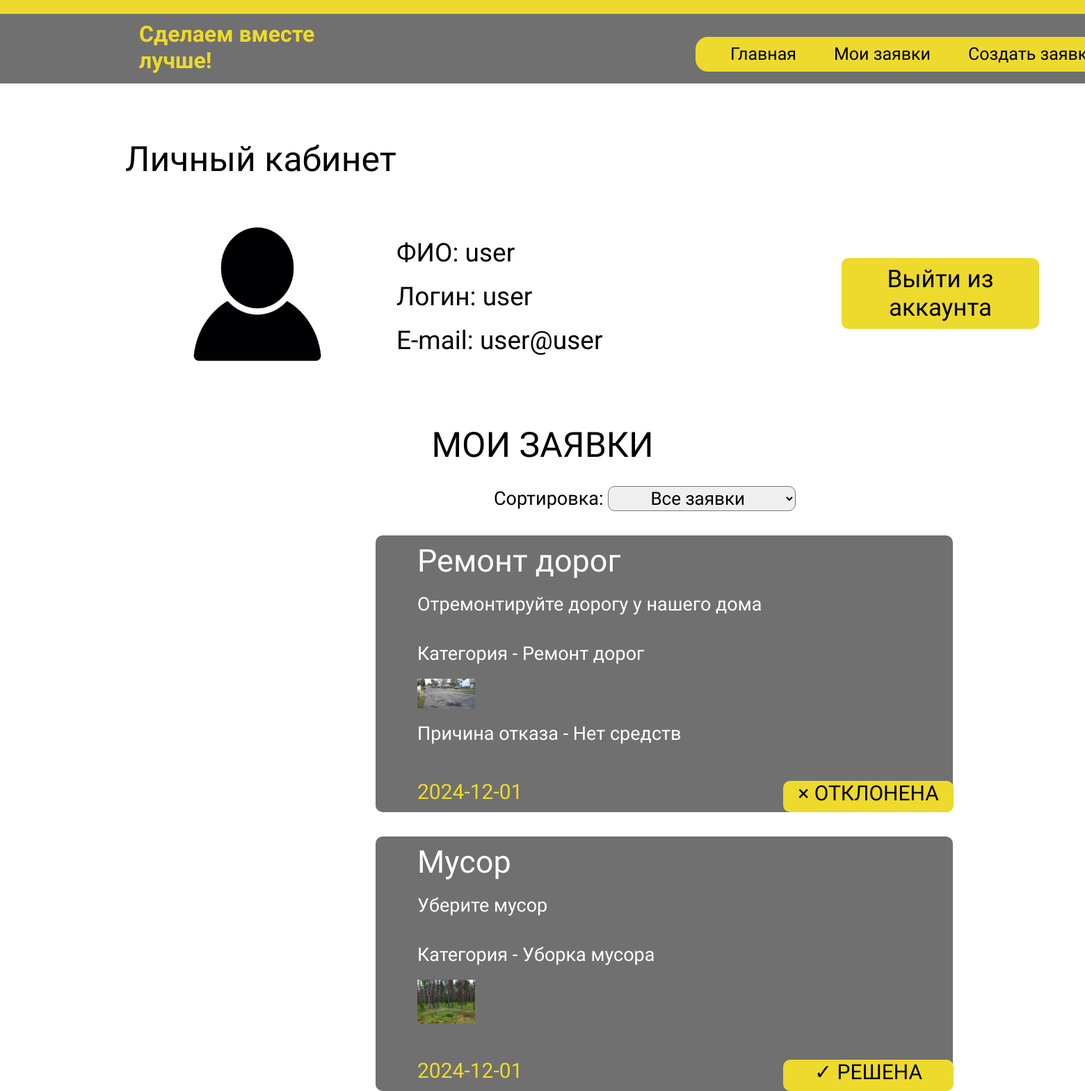
Page /index1.php (signed in) on the committed database.
### tables this page shows
CREATE TABLE `zayvki` (
  `id` int(11) NOT NULL,
  `name` varchar(35) NOT NULL,
  `context` varchar(100) NOT NULL,
  `category_id` int(11) NOT NULL,
  `file` varchar(50) NOT NULL,
  `id_user` int(11) NOT NULL,
  `date` date NOT NULL,
  `status` varchar(20) DEFAULT 'new',
  `reason_rejection` varchar(255) DEFAULT NULL
);

CREATE TABLE `categories` (
  `id` int(11) NOT NULL,
  `category_name` varchar(100) NOT NULL
);

### templates/user.php (the view, shortened to what this page needs)
<!DOCTYPE html>
<html lang="ru">
<head>
    <link rel="stylesheet" href="style.css">
</head>
<body>
        <div class="header_kab">
        <h1>Сделаем вместе<br> лучше!</h1>
        <div class="nav_kab">
                <li><a href="glavnaya/main1.php" onclick="$('main').load('glavnaya/main1.php');">Главная</a></li>
                <li><a href="#zayavka_kab">
                        <?php echo ($_SESSION['role'] === 'admin') ? 'Все заявки' : 'Мои заявки'; ?>
                </a></li>
                <li><a onclick="$('main').load('templates/create_zayvka.php');">
                <?php echo ($_SESSION['role'] === 'admin') ? 'Категории заявок' : 'Создать заявку'; ?>
                </a></li>
        </div>
        </div>
<main>
<div class="lichkab">
<p>Личный кабинет</p>
</div>
<div class="info_user">
    <img src="img/user.png" alt="photouser">
    <div class="info_user_dann">
        <p>ФИО: <?php echo htmlspecialchars($_SESSION['fio']); ?></p>
        <p>Логин: <?php echo htmlspecialchars($_SESSION['login']); ?></p>
        <p>E-mail: <?php echo htmlspecialchars($_SESSION['email']); ?></p>
    </div>
</div>
<button class="exitkab"> <a href="templates/logout.php">Выйти из аккаунта </a></button>
<div class="zayavka_kab" id="zayavka_kab">
<h2>МОИ ЗАЯВКИ</h2>
<div class="sort_kab">
<p>Сортировка:
    <select name="sort" id="sort" onchange="sortRequests()">
        <option value="">Все заявки</option>
    </select>
</p>
</div>
<div id="requests-container">
<?php
require $_SERVER['DOCUMENT_ROOT'] . '/portal/connect.php';
$id_user = intval($_SESSION['id_user']);
$status_filter = isset($_GET['status']) ? $_GET['status'] : '';
$sql = "
    SELECT z.*, c.category_name
    FROM zayvki z
    LEFT JOIN categories c ON z.category_id = c.id
    WHERE z.id_user = ?";
$sql .= " ORDER BY z.date DESC";
$stmt = $mysqli->prepare($sql);
if ($status_filter) {
    $stmt->bind_param("is", $id_user, $status_filter);
} else {
    $stmt->bind_param("i", $id_user);
}
$stmt->execute();
$result = $stmt->get_result();
$count = mysqli_num_rows($result);
if ($count > 0) {
    echo '<div class="zayavka_list">';
    while ($row = $result->fetch_assoc()) {
        echo '<div class="zayavka_1">';
        echo '<h3>' . htmlspecialchars($row['name']) . '</h3>';
        echo '<p>' . htmlspecialchars($row['context']) . '</p><br>';
        echo '<p>Категория - ' . htmlspecialchars($row['category_name']) . '</p>';
        $target_dir = 'uploads/' . htmlspecialchars($row['file']);
        if (file_exists($target_dir)) {
            echo '<img src="' . $target_dir . '" alt="Загруженное фото" style="max-width: 10%; height: auto; margin-left:60px; margin-top:20px">';
        } else {
            echo '<p>Фото отсутствует.</p>';
        }
        if ($row['status'] == 'rejected') {
            echo '<p>Причина отказа - ' . htmlspecialchars($row['reason_rejection']) . '</p>';
        }
        echo '<p style="color: #EDDA2C; font-size: 30px; font-weight: 400; margin-top: 50px">' . htmlspecialchars($row['date']) . '</p>';
        echo '<div class="status">';
        $status = '';
        if ($row['status'] == 'resolved') {
            $status = '&#x2713; РЕШЕНА';
        } elseif ($row['status'] == 'rejected') {
            $status = '&#215; ОТКЛОНЕНА';
        } elseif ($row['status'] == 'new') {
            $status = '&#8853; НОВАЯ';
        }
        echo $status;
        echo '</div>';
        echo '</div>';
    }
    echo '</div>';
} else {
    echo '<div class="no_zayvka">У вас нет заявок.</div>';
}
?>
</div>
</div>
</main>
</body>
</html>

### style.css (style rules this page uses)
* { padding: 0; margin: 0; box-sizing: border-box; }
html { scroll-behavior: smooth; overflow: scroll; overflow-x: hidden; }
body { font-family: 'Montserrat Alternates'; background: #ffff; height: 100vh; }
.header_kab { width: 1920px; height: 100px; position: absolute; background-color: #707070; margin-top: 20px; }
.header_kab h1 { color: #EDDA2C; margin-left: 200px; margin-top: 10px; }
.nav_kab { background-color: #EDDA2C; position: absolute; width: 700px; height: 50px; margin-top: -53px; margin-left: 1000px; border-radius:18px ; }
.nav_kab a { color: #000000; text-decoration: none; }
.nav_kab li { display: inline-block; margin-left: 50px; margin-top: 10px; font-size: 25px; }
.lichkab p { font-family: 'Montserrat Alternates'; font-size: 50px; padding-left: 180px; padding-top: 200px; }
.info_user { padding-top: 20px; }
.info_user img { width: 360px; height: 210px; margin-left: 190px; margin-top: 40px; }
.info_user_dann { margin-top: -210px; margin-left: 70px; }
.info_user p { font-size: 37px; font-family: 'Montserrat Alternates'; padding-left: 500px; padding-top: 20px; }
.exitkab { width: 284px; height: 102px; background-color: #EDDA2C; border-radius: 10px; border: none; margin-left: 1210px; margin-top: -140px; position: absolute; }
.exitkab a { text-decoration: none; color: #000000; font-size: 35px; font-family: 'Montserrat Alternates'; }
.zayavka_kab { padding-top: 100px; }
.zayavka_kab h2 { font-size: 50px; font-weight: 500; text-align: center; }
.sort_kab p { font-size: 27px; margin-left: 710px; margin-top: 30px; }
.sort_kab select { width: 270px; height: 36px; border-radius: 10px; font-size: 26px; font-family: 'Montserrat Alternates'; text-align: center; }
.sort_kab option { font-size: 26px; font-family: 'Montserrat Alternates'; }
.zayavka_1 { width: 830px; background-color: #707070; margin-left: 540px; margin-top: 35px; border-radius: 10px; flex-direction: column; display: flex; }
.zayavka_1 h3 { font-size: 45px; color: #FFF; font-family: 'Montserrat Alternates'; margin-top: 10px; margin-left: 60px; font-weight: 500; }
.zayavka_1 p { font-size: 27px; color: #FFF; font-family: 'Montserrat Alternates'; margin-top: 20px; margin-left: 60px; font-weight: 300; }
.status { background-color: #EDDA2C; width: 245px; height: 45px; border-radius: 10px; margin-left: 586px; text-align: center; font-weight: 400; font-size: 30px; color: #000; font-family: 'Montserrat Alternates'; margin-top: -33px; }

### rows in the picture
zayvki: name "Ремонт дорог", context "Отремонтируйте дорогу у нашего дома", category.category_name "Ремонт дорог", file (picture), reason_rejection "Нет средств", date "2024-12-01", status "× ОТКЛОНЕНА"
zayvki: name "Мусор", context "Уберите мусор", category.category_name "Уборка мусора", file (picture), date "2024-12-01", status "✓ РЕШЕНА"

### other values in the picture
$_SESSION['fio'] "user"
$_SESSION['login'] "user"
$_SESSION['email'] "user@user"
